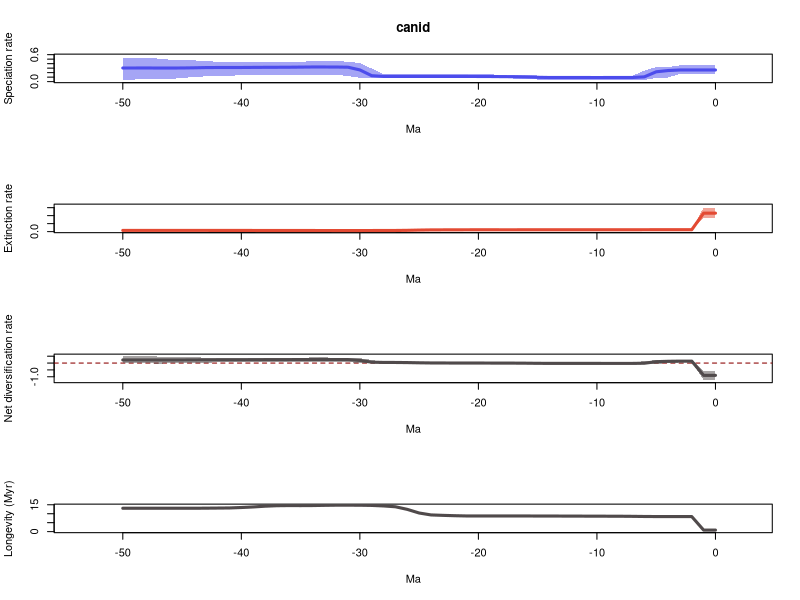

Here is the R script that generated this plot:
# 1 files combined:
# 	/home/eeb177-student/Desktop/eeb-177/lab-work/exercise-9/longer-pyrate-run/pyrate_mcmc_logs/canid_occ_1_marginal_rates.log

# 95% HPDs calculated using code from Biopy (https://www.cs.auckland.ac.nz/~yhel002/biopy/)

pdf(file='/home/eeb177-student/Desktop/eeb-177/lab-work/exercise-9/longer-pyrate-run/pyrate_mcmc_logs/canid_occ_1_marginal_rates_RTT.pdf',width=0.6*9, height=16.8)
par(mfrow=c(4,1))
library(scales)
L_hpd_m95=c(0.174921152304, 0.174921152304,0.174921152304,0.174921152304,0.0895261971084,0.0792919820609,0.0397062419388,0.0453019239014,0.0416452745425,0.0432991714311,0.0439217804514,0.0451306558055,0.0452524443374,0.0446195378773,0.0452524443374,0.0468300530579,0.0532217864801,0.0693980996144,0.0712236663772,0.0788414653957,0.0804924006965,0.0808719348699,0.0803977126607,0.0808719348699,0.0803977126607,0.0803977126607,0.0798127498475,0.0795261588926,0.0799698074346,0.0788414653957,0.0858942875932,0.121735089455,0.153362415515,0.155257938428,0.153362415515,0.147857840046,0.148949946621,0.150637680822,0.147003605921,0.142257745791,0.140199693676,0.132787241297,0.120564038709,0.118798122377,0.100617979515,0.0830444034142,0.0557777493361,0.0551824085294,0.0551824085294,0.0469679294215,0.0469679294215)
L_hpd_M95=c(0.360677903756, 0.360677903756,0.360677903756,0.360961424926,0.323921427708,0.323532562152,0.244075024077,0.13133920592,0.126153010988,0.126819735254,0.126819735254,0.126819735254,0.126819735254,0.126944622411,0.127782170929,0.136086938299,0.14737009472,0.156545680399,0.156294258691,0.159456658769,0.159102507492,0.159102507492,0.159102507492,0.159965733253,0.159750342344,0.159750342344,0.159965733253,0.159965733253,0.161962611854,0.290852719149,0.413109866949,0.441917260108,0.460680647439,0.459149211942,0.453822651707,0.44237590699,0.441917260108,0.441917260108,0.44237590699,0.44237590699,0.441465390906,0.439847258481,0.44211919612,0.458179071457,0.473268899029,0.487856482707,0.486873930202,0.510987851199,0.534979607511,0.528102069111,0.528102069111)
M_hpd_m95=c(0.862949650889, 0.862949650889,0.0888018873552,0.0888018873552,0.0890332493369,0.0895580529365,0.0905057036483,0.0890332493369,0.0900287152033,0.0906173567545,0.0916146411006,0.0918000964475,0.0914039826071,0.0911867671693,0.0911867671693,0.0910226483553,0.0900287152033,0.0900287152033,0.0900287152033,0.0900686308231,0.0891221671947,0.0882873422272,0.0794785978498,0.0670323122279,0.0605889458833,0.0462943062062,0.0385005102751,0.0328151280954,0.0328765819219,0.0320823265033,0.0328765819219,0.0328952765824,0.0328765819219,0.0309102683238,0.030086946794,0.0281162243387,0.0279087600636,0.0304039728021,0.0278586696675,0.0279087600636,0.0253854137501,0.0248661180835,0.0241467405643,0.0253854137501,0.0248661180835,0.0248661180835,0.0248661180835,0.0248661180835,0.0248661180835,0.0248661180835,0.0248661180835)
M_hpd_M95=c(1.5045528225, 1.5045528225,0.145830569908,0.145830569908,0.145339865813,0.145339865813,0.144621601835,0.140760759768,0.139334443385,0.139318436955,0.138842944885,0.138842944885,0.138768392335,0.138659892578,0.138659892578,0.138659892578,0.138563504151,0.138563504151,0.138768392335,0.139334443385,0.138563504151,0.139334443385,0.139334443385,0.138551648957,0.136958002782,0.133807203243,0.128542698195,0.11708431149,0.113567650646,0.109328749597,0.109291773194,0.109232098604,0.109328749597,0.109423711552,0.110817033849,0.110817033849,0.110817033849,0.117286032322,0.120244321876,0.132460880302,0.13836743535,0.145243813029,0.145901999222,0.149522238683,0.150235944952,0.150235944952,0.150235944952,0.150235944952,0.150235944952,0.150235944952,0.150235944952)
R_hpd_m95=c(-1.23103995496, -1.23103995496,0.0501207132683,0.0491347503248,-0.0182755724895,-0.043648622178,-0.085155965994,-0.0819628556587,-0.0805455155889,-0.0797653339612,-0.0768039563428,-0.076631493486,-0.076631493486,-0.0765916112532,-0.0761625977812,-0.0743756185896,-0.0655151464103,-0.0499752897899,-0.0476424558635,-0.0473147558934,-0.0471608766631,-0.0416556734432,-0.0425372332041,-0.0413548739493,-0.0413548739493,-0.0397318941596,-0.030466257152,-0.0200191647824,-0.0197315117748,-0.0240415491574,0.00288191830248,0.0652851327267,0.0853601448084,0.102762676374,0.106268880893,0.0925631373397,0.0853601448084,0.0855543665986,0.0783789508686,0.0672107036537,0.0672107036537,0.0491435840632,0.0474147639968,0.0321560876545,0.0067030680841,0.00246483405238,-0.0258153260618,-0.0355366903523,-0.0258153260618,-0.0258153260618,-0.0258153260618)
R_hpd_M95=c(-0.562162486245, -0.562162486245,0.24756436217,0.24756436217,0.219997152463,0.206957234208,0.144875083579,0.0248164804518,0.0232892307439,0.0232892307439,0.0232892307439,0.023170221379,0.0229810240483,0.023170221379,0.0232892307439,0.0286098705944,0.0420549849369,0.0494204940845,0.0502664947845,0.0517472492217,0.0513005287112,0.0571460019412,0.0615772437312,0.0657002652168,0.0686367519645,0.082837619914,0.0988319704678,0.104404013571,0.10365418685,0.224825251868,0.354727040351,0.395548860264,0.395548860264,0.410255297373,0.408824508845,0.395366911862,0.388783677153,0.389811330203,0.390751588422,0.389811330203,0.391477721078,0.387846547583,0.396745555406,0.401033309769,0.412069975914,0.433649274888,0.444443670975,0.473752506043,0.522366051492,0.522366051492,0.522366051492)
L_mean=c(0.258842995962, 0.258842995962,0.258842995962,0.258788749208,0.246481994628,0.218768970197,0.106010233938,0.09177896467,0.0913139830044,0.0911403768186,0.0910180082518,0.0910930750888,0.0911738434827,0.091351732001,0.0917401622105,0.0960864777181,0.10414521049,0.109262611463,0.111137512619,0.113373600686,0.114594645424,0.114848621127,0.115010181029,0.115045636212,0.115095675259,0.115080899523,0.115027787651,0.115082971219,0.115527989037,0.132096559814,0.260513318158,0.320759439512,0.324758704558,0.3255502279,0.325761568577,0.323104077808,0.320403625205,0.31927320586,0.318361152127,0.316691625836,0.314811823613,0.314777625043,0.313895097376,0.312461887838,0.307379290937,0.303414282153,0.302568469387,0.302408019329,0.30382250677,0.303133080622,0.303139165638)
M_mean=c(1.15576044253, 1.15576044253,0.119043184238,0.119043144557,0.119005877987,0.118819686314,0.118224206352,0.1171242022,0.116376596246,0.11614277358,0.115704586758,0.115602537517,0.115263666391,0.115075892479,0.114813783186,0.114718845345,0.114414496726,0.114265717469,0.114327332294,0.114434471005,0.114469754858,0.114266326591,0.1124382007,0.110033679249,0.107187494539,0.0961227898521,0.0804176790649,0.0719953939897,0.0696789765393,0.0682978042934,0.067810581629,0.0676824586524,0.0676965570691,0.068103690796,0.0686213200226,0.0688038308875,0.0686948095676,0.0690583470332,0.0704043059197,0.0725372850133,0.0742069368487,0.0756347448492,0.0759716953708,0.0763174769656,0.0765862473019,0.0766151140253,0.0766151140253,0.0766151140253,0.0766151140253,0.0766151140253,0.0766151140253)
R_mean=c(-0.896917446569, -0.896917446569,0.139799811724,0.139745604651,0.127476116641,0.0999492838834,-0.012213972414,-0.0253452375303,-0.0250626132416,-0.0250023967615,-0.0246865785063,-0.0245094624285,-0.024089822908,-0.0237241604782,-0.0230736209756,-0.018632367627,-0.0102692862353,-0.00500310600616,-0.00318981967448,-0.00106087031887,0.000124890565693,0.00058229453624,0.0025719803292,0.00501195696269,0.00790818071991,0.018958109671,0.034610108586,0.0430875772293,0.0458490124976,0.0637987555209,0.192702736529,0.25307698086,0.257062147489,0.257446537104,0.257140248554,0.25430024692,0.251708815637,0.250214858826,0.247956846207,0.244154340823,0.240604886765,0.239142880194,0.237923402005,0.236144410872,0.230793043635,0.226799168128,0.225953355362,0.225792905304,0.227207392745,0.226517966596,0.226524051612)
trans=0.5
age=(0:(51-1))* -1
plot(age,age,type = 'n', ylim = c(0, 0.588477568262), xlim = c(-53.55,2.55), ylab = 'Speciation rate', xlab = 'Ma',main='canid' )
polygon(c(age, rev(age)), c(L_hpd_M95, rev(L_hpd_m95)), col = alpha("#4c4cec",trans), border = NA)
lines(rev(age), rev(L_mean), col = "#4c4cec", lwd=3)
plot(age,age,type = 'n', ylim = c(0, 1.65500810475), xlim = c(-53.55,2.55), ylab = 'Extinction rate', xlab = 'Ma' )
polygon(c(age, rev(age)), c(M_hpd_M95, rev(M_hpd_m95)), col = alpha("#e34a33",trans), border = NA)
lines(rev(age), rev(M_mean), col = "#e34a33", lwd=3)
plot(age,age,type = 'n', ylim = c(-1.35414395045, 0.574602656642), xlim = c(-53.55,2.55), ylab = 'Net diversification rate', xlab = 'Ma' )
abline(h=0,lty=2,col="darkred")
polygon(c(age, rev(age)), c(R_hpd_M95, rev(R_hpd_m95)), col = alpha("#504A4B",trans), border = NA)
lines(rev(age), rev(R_mean), col = "#504A4B", lwd=3)
plot(age,age,type = 'n', ylim = c(0, max(1/M_mean)), xlim = c(-53.55,2.55), ylab = 'Longevity (Myr)', xlab = 'Ma' )
lines(rev(age), rev(1/M_mean), col = "#504A4B", lwd=3)
n <- dev.off()